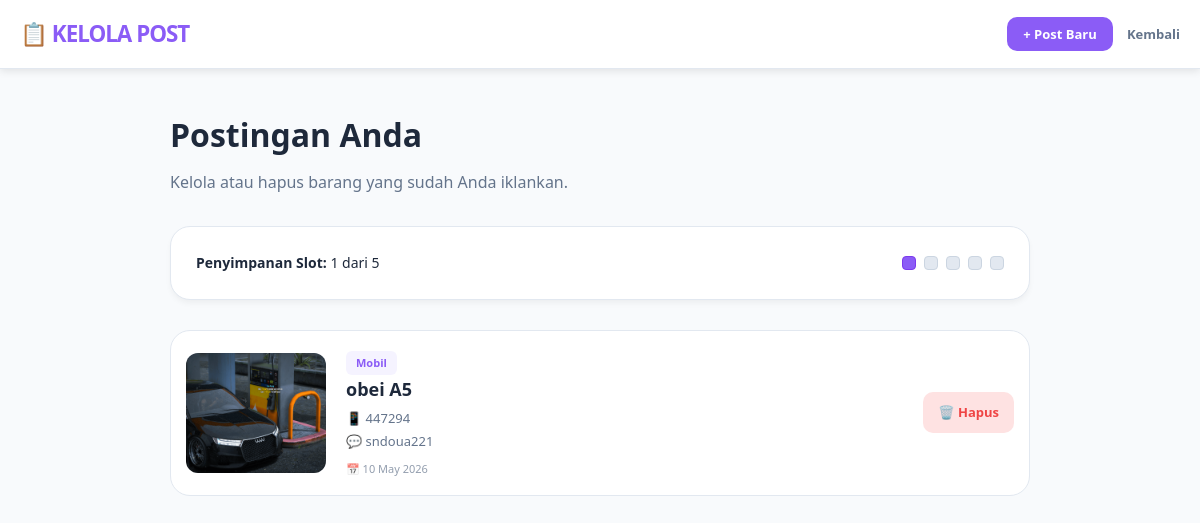
The app's page /marketplace/my-posts.php (signed in) with its own data.
### tables this page shows
CREATE TABLE `marketplace_posts` (
  `id` int(11) NOT NULL,
  `user_id` int(11) NOT NULL,
  `nama_barang` varchar(200) NOT NULL,
  `jenis_barang` varchar(100) DEFAULT NULL,
  `no_telpon` varchar(20) DEFAULT NULL,
  `discord_id` varchar(100) DEFAULT NULL,
  `foto_barang` varchar(255) DEFAULT NULL,
  `keterangan` text DEFAULT NULL,
  `created_at` timestamp NOT NULL DEFAULT current_timestamp(),
  `is_featured` tinyint(1) DEFAULT 0,
  `featured_expiry` datetime DEFAULT NULL
);

### marketplace/my-posts.php (the view, shortened to what this page needs)
<?php
include '../includes/config.php';
$user_id = $_SESSION['user_id'];
$result = mysqli_query($conn, "SELECT * FROM marketplace_posts WHERE user_id = $user_id ORDER BY created_at DESC");
$totalPosts = mysqli_num_rows($result);
?>
<!DOCTYPE html>
<html lang="id">
<head>
  <link rel="stylesheet" href="../assets/css/style.css">
</head>
<body>
<nav class="navbar">
  <div class="navbar-container">
    <div style="font-weight:900; color:var(--m-purple); font-size:1.4rem; letter-spacing:-1px;">📋 KELOLA POST</div>
    <div>
      <a href="post.php" style="text-decoration:none; background:var(--m-purple); color:white; padding:8px 16px; border-radius:10px; font-weight:700; font-size:13px; margin-right:10px;">+ Post Baru</a>
      <a href="index.php" style="text-decoration:none; color:var(--m-slate); font-weight:600; font-size:13px;">Kembali</a>
    </div>
  </div>
</nav>
<section class="my-posts-container">
  <h1 style="color: var(--m-dark); font-weight: 800; font-size: 2rem; margin-bottom: 10px;">Postingan Anda</h1>
  <p style="color: var(--m-slate); margin-bottom: 30px;">Kelola atau hapus barang yang sudah Anda iklankan.</p>
  <div class="slot-usage-card">
    <div style="font-size: 14px; color: var(--m-dark);">
      <strong>Penyimpanan Slot:</strong> <?php echo $totalPosts; ?> dari 5
    </div>
    <div class="slot-bar">
      <?php for($i = 0; $i < 5; $i++): ?>
        <div class="slot <?php echo $i < $totalPosts ? 'used' : ''; ?>"></div>
      <?php endfor; ?>
    </div>
  </div>
  <?php if($totalPosts > 0): ?>
    <?php while($row = mysqli_fetch_assoc($result)): ?>
      <div class="post-card">
        <?php if($row['foto_barang']): ?>
          <img src="../assets/uploads/<?php echo $row['foto_barang']; ?>" class="post-image">
        <?php else: ?>
          <div class="post-placeholder">📸</div>
        <?php endif; ?>
        <div class="post-info">
          <span class="tag"><?php echo htmlspecialchars($row['jenis_barang']); ?></span>
          <h3><?php echo htmlspecialchars($row['nama_barang']); ?></h3>
          <p>📱 <?php echo htmlspecialchars($row['no_telpon']); ?></p>
          <p>💬 <?php echo htmlspecialchars($row['discord_id']); ?></p>
          <p style="font-size: 11px; margin-top: 8px; opacity: 0.7;">📅 <?php echo date('d M Y', strtotime($row['created_at'])); ?></p>
        </div>
        <div class="post-actions">
          <a href="delete.php?id=<?php echo $row['id']; ?>" class="btn-delete" onclick="return confirm('Yakin hapus post ini?');">
            🗑️ Hapus
          </a>
        </div>
      </div>
    <?php endwhile; ?>
  <?php endif; ?>
</section>
</body>
</html>

### assets/css/style.css (style rules this page uses)
* { margin: 0; padding: 0; box-sizing: border-box; }
body { font-family: 'Segoe UI', sans-serif; background: #f8f9fa; color: #333; }
.navbar { background: linear-gradient(135deg, #1e40af, #3b82f6); color: white; padding: 1rem 0; box-shadow: 0 2px 8px rgba(0,0,0,0.1); }
.navbar-container { display: flex; justify-content: space-between; align-items: center; max-width: 1200px; margin: 0 auto; padding: 0 20px; }
body { font-family: 'Inter', sans-serif; transition: background 0.5s ease; line-height: 1.6; overflow-x: hidden; }
.navbar { padding: 1rem 0; position: sticky; top: 0; z-index: 1000; transition: all 0.4s ease; }
.navbar-container { max-width: 1100px; margin: 0 auto; padding: 0 1.5rem; display: flex; justify-content: space-between; align-items: center; }

### marketplace/my-posts.php (style rules this page uses)
:root { --m-purple: #8b5cf6; --m-dark: #1e293b; --m-slate: #64748b; }
body { background-color: #f8fafc; margin: 0; font-family: 'Segoe UI', Tahoma, Geneva, Verdana, sans-serif; }
.navbar { background: white; border-bottom: 1px solid #e2e8f0; padding: 1rem 0; position: sticky; top: 0; z-index: 100; }
.navbar-container { max-width: 1200px; margin: 0 auto; padding: 0 20px; display: flex; justify-content: space-between; align-items: center; }
.my-posts-container { max-width: 900px; margin: 40px auto; padding: 0 20px; }
.slot-usage-card { background: white; border-radius: 20px; padding: 25px; display: flex; align-items: center; justify-content: space-between; border: 1px solid #e2e8f0; margin-bottom: 30px; box-shadow: 0 4px 6px -1px rgba(0,0,0,0.05); }
.slot-bar { display: flex; gap: 8px; }
.slot { width: 14px; height: 14px; border-radius: 4px; background: #e2e8f0; border: 1px solid #cbd5e1; }
.slot.used { background: var(--m-purple); border-color: #7c3aed; }
.post-card { background: white; border-radius: 20px; padding: 15px; margin-bottom: 20px; display: grid; grid-template-columns: 140px 1fr auto; gap: 20px; align-items: center; border: 1px solid #e2e8f0; transition: 0.3s ease; }
.post-image { width: 140px; height: 120px; object-fit: cover; border-radius: 12px; background: #f1f5f9; }
.post-info h3 { margin: 0 0 5px 0; color: var(--m-dark); font-size: 18px; font-weight: 800; }
.post-info p { margin: 2px 0; font-size: 13px; color: var(--m-slate); }
.post-info .tag { display: inline-block; padding: 3px 10px; background: #f5f3ff; color: var(--m-purple); border-radius: 6px; font-size: 11px; font-weight: 700; margin-top: 5px; }
.btn-delete { background: #fee2e2; color: #ef4444; border: none; padding: 10px 15px; border-radius: 10px; cursor: pointer; font-size: 13px; font-weight: 700; transition: 0.2s; text-decoration: none; display: flex; align-items: center; gap: 5px; }

### records on screen
marketplace_posts: foto_barang (picture), jenis_barang "Mobil", nama_barang "obei A5", no_telpon "447294", discord "sndoua221", created_at "10 May 2026"

### other values on screen
$totalPosts "1"
